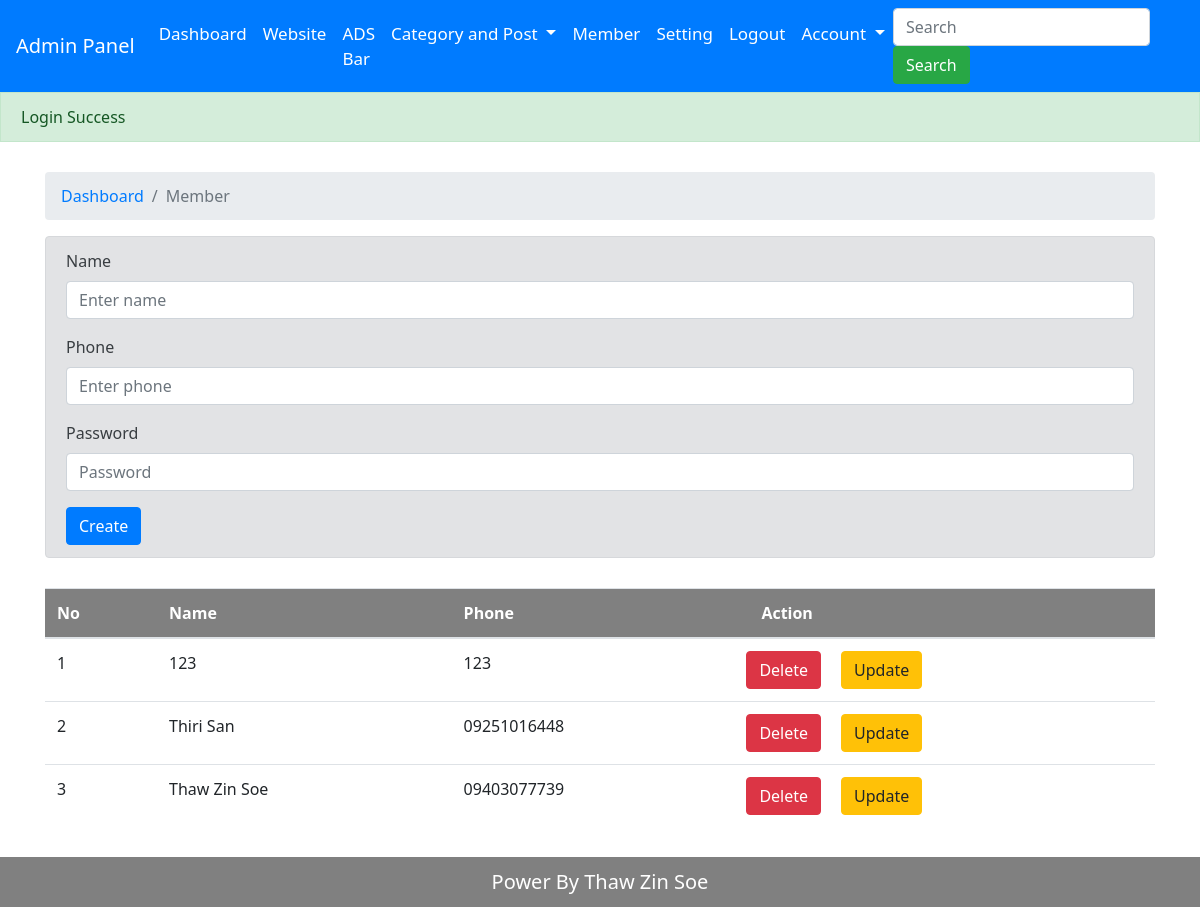
Page /admin/member.php (signed in) on the committed database.
### tables this page shows
CREATE TABLE `user` (
  `id` int(11) NOT NULL,
  `name` varchar(255) NOT NULL,
  `phone` varchar(255) NOT NULL,
  `password` varchar(255) NOT NULL,
  `created_date` date NOT NULL DEFAULT current_timestamp()
);

### admin/member.php (the view, shortened to what this page needs)
<?php
    include_once "header.php";
    include_once "navbar.php";
    include_once "alert.php";
?>
<div class="container" style="margin-top:30px;margin-bottom: 30px;">
    <nav aria-label="breadcrumb">
    <ol class="breadcrumb">
        <li class="breadcrumb-item"><a href="index.php">Dashboard</a></li>
        <li class="breadcrumb-item active" aria-current="page">Member</li>
    </ol>
    </nav>
    <div class="alert alert-secondary ">
    <form action="backend.php" method="post">
    <div class="form-group">
    <label for="exampleInputEmail1">Name</label>
    <input type="text" name="name" class="form-control" id="exampleInputEmail1" required aria-describedby="emailHelp" placeholder="Enter name">
  </div>
  <div class="form-group">
    <label for="exampleInputEmail1">Phone</label>
    <input type="number" name="phone" class="form-control" id="exampleInputEmail1" required aria-describedby="emailHelp" placeholder="Enter phone">
  </div>
  <div class="form-group">
    <label for="exampleInputPassword1">Password</label>
    <input type="password" name="password" class="form-control" id="exampleInputPassword1" required placeholder="Password">
  </div>
  <button type="submit" name="create" class="btn btn-primary">Create</button>
</form>
    </div>
    <table style="margin-top:30px" class="table table-hover">
    <thead style="background-color:gray">
      <tr>
        <th style="color:white">No</th>
        <th style="color:white">Name</th>
        <th style="color:white">Phone</th>
        <th style="color:white">Action</th>
      </tr>
    </thead>
    <tbody>
      <?php
        $sql = "SELECT id,name,phone FROM user ORDER BY id DESC ";
        $result = mysqli_query($connect, $sql);
        if($result){
          foreach($result as $key=>$value){
            ?>
              <tr>
                 <td><?php echo ++$key; ?></td>
                  <td> <?php echo $value['name']; ?></td> </td>
                  <td><?php echo $value['phone']; ?></td>
                  <td>
                    <div class="row">
                    <form action="backend.php" method="post" style="display:inline-block;margin-right:20px">
                       <input onclick="return confirm('Are you sure to delete ?')" type="submit" class="btn btn-danger" name="delete_user" value="Delete">
                      </form>
                      <form action="update_user.php" method="POST" style="display:inline-block">
                         <input type="submit" class="btn btn-warning" name="update_user" value="Update">
                        </form>
                    </div>
                 </td>
                  </tr>
            <?php
          }
        }
      ?>
    </tbody>
  </table>
</div>
<?php
    include_once "footer.php";
?>

### css/style.css (style rules this page uses)
* { font-family: 'Segoe UI', Tahoma, Geneva, Verdana, sans-serif; }

### rows in the picture
user: name "123", phone "123"
user: name "Thiri San", phone "09251016448"
user: name "Thaw Zin Soe", phone "09403077739"

### other values in the picture
$_SESSION["success"] "Login Success"
